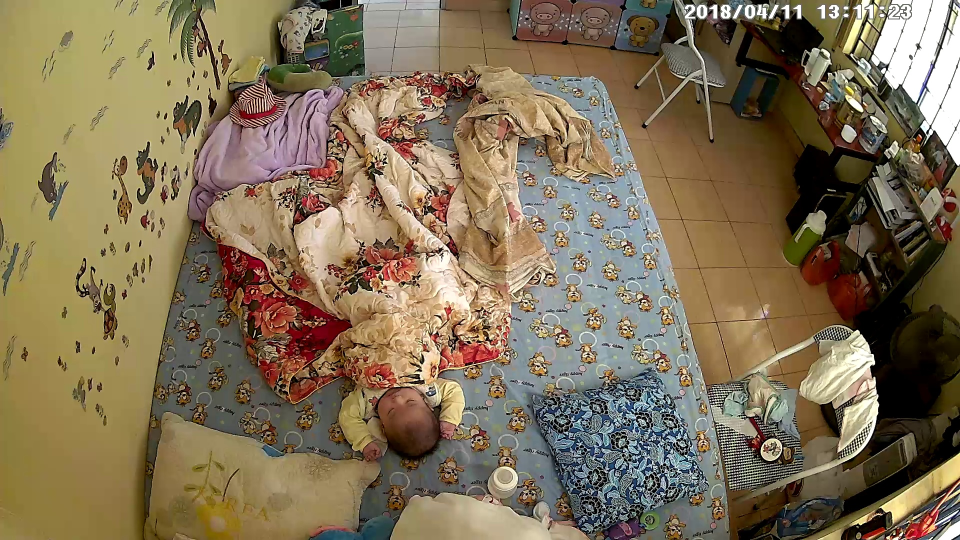
#> input picture data/train/baby_0.jpg, 1920 x 1080 px, found by its file name (shown at 1/2 size)
$ jupyter execute preprocessing.ipynb   (shell and % lines are left out)
#> lines starting #> are read from the running program, lines starting #| are printed output that depends on the picture
[cell 1]
import numpy as np
import cv2
import time
import os
import glob
import matplotlib.pyplot as plt

[cell 2]
def show(img):
    #plt.imshow(img)
    #plt.show()
    cv2.imshow('Image', img)
    cv2.waitKey(0)
    cv2.destroyAllWindows()

[cell 3]
def convertToRGB(img):
    return cv2.cvtColor(img, cv2.COLOR_BGR2RGB)

[cell 4]
img = cv2.imread('data/raw/baby_0.jpg')
#> img is the input picture: shape (1080, 1920, 3); mean B, G, R 86.5, 113.1, 128.8

[cell 5]
plt.imshow(convertToRGB(img))
plt.show()

- [Basic image resizing with openCV](https://www.pyimagesearch.com/2014/01/20/basic-image-manipulations-in-python-and-opencv-resizing-scaling-rotating-and-cropping/)

[cell 6]
img_gray = cv2.cvtColor(img, cv2.COLOR_BGR2GRAY)
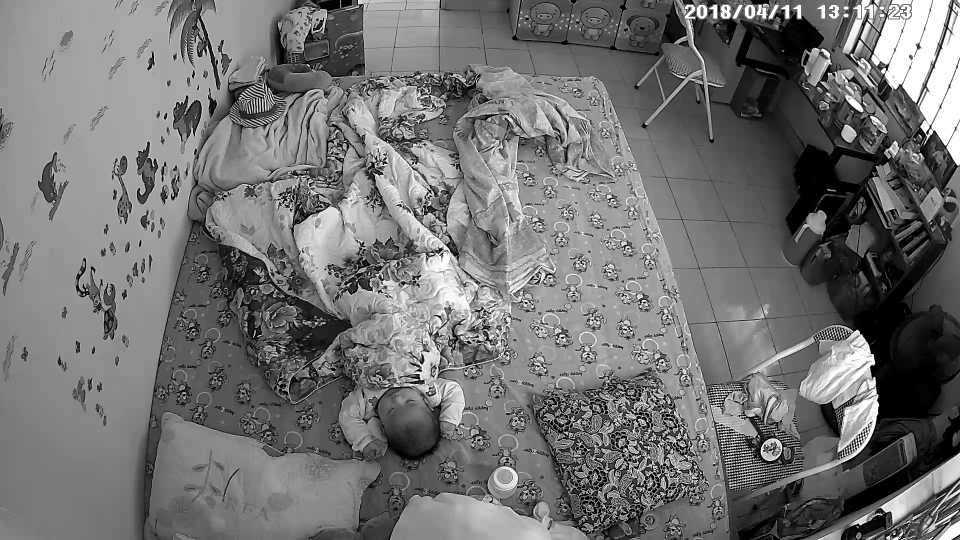
#> img_gray: shape (1080, 1920) (shown at 1/2 size); min 0, max 255, mean 114.8

[cell 7]
plt.imshow(img_gray, cmap='gray')

#### resizing

[cell 8]
def resizing(img, height):
#> called with height = 100
    r = height / img.shape[1]
#> r = 0.0521
    dim = (height, int(img.shape[0] * r))
#> dim = (100, 56)

    img_resized = cv2.resize(img, dim, interpolation=cv2.INTER_AREA)
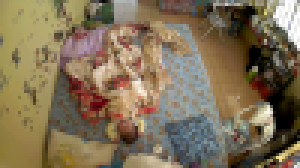
#> img_resized: shape (56, 100, 3) (shown 3 times larger); mean B, G, R 86.5, 113.1, 128.8
    return img_resized

[cell 9]
img_resized = resizing(img, 100)
show(img_resized)

### Downsample with subtraction technique

[cell 10]
def down_sample_by_subtraction(folder):
    dir_train = folder + '*.jpg'
    dir_out="data/class/"
    thresh_level = 15

    img_files = glob.glob(dir_train)
    number_files = len(img_files)
    movement_graph = [0]*number_files

    print('Total number frame:', number_files)

    is_first_frame = True
    for i, file in enumerate(img_files):
        thisFrame = cv2.imread(file)
        thisFrame_gr = cv2.cvtColor(thisFrame, cv2.COLOR_BGR2GRAY)
        thisFrame_gr_blur = cv2.GaussianBlur(thisFrame_gr, (21, 21), 0)

        # if thisFrame is the first frame, then go to next loop
        if is_first_frame:
            prevFrame_gr_blur = thisFrame_gr_blur
            is_first_frame = False
            continue

        # compute diff prev & current frame, max 0
        frameDelta = cv2.subtract(prevFrame_gr_blur, thisFrame_gr_blur)
        frameDelta2 = cv2.subtract(thisFrame_gr_blur, prevFrame_gr_blur)
        frameDelta = cv2.max(frameDelta2, frameDelta)

        # set threshold
        thresh = cv2.threshold(frameDelta, thresh_level, 255, cv2.THRESH_BINARY)[1]

        # dilate the thresholded image to fill in holes
        thresh = cv2.dilate(thresh, None, iterations=2)

        # turn into scalar
        thresh_ones = np.zeros(thresh.shape)
        thresh_ones[thresh == 255] = 1
        movement_graph[i]= np.sum(thresh_ones)

        # write images to class directory
        if movement_graph[i] > 10000 and movement_graph[i] < 200000:
            print('Saving frame:', i)
            cv2.imwrite(dir_out + str(i) + '.jpg', thisFrame)

        # print loop status
        print('Processing frame: ' + str(i)+ '/'+ str(number_files))

        # setting for the next loop
        prevFrame_gr_blur = thisFrame_gr_blur

    #print(movement_graph)
    plt.plot(movement_graph)

[cell 11]
down_sample_by_subtraction('data/raw/')
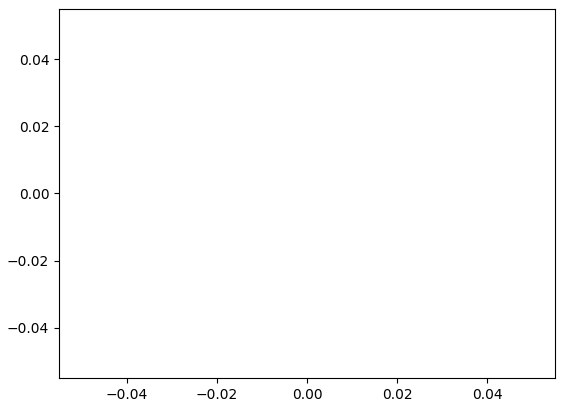
#> figure drawn by matplotlib, 1 panel

### Manual assign data into classes
- Assigning images into 4 class in "train" folder:
    - awake (key 1)
    - sleep (key 2)
    - like-awake(key 3)
    - flip (key 4)

[cell 12]
classes = ['awake', 'sleep', 'like-awake', 'flip']

[cell 13]
for cl in classes:
    try:
        if not os.path.exists('data/train/' + cl):
            os.makedirs('data/train/' + cl)
    except OSError:
        print('Error while creating directory of data/train')

[cell 14]
def manual_assign_classes(img_dir, dir_out):
#> called with img_dir = 'data/class/', dir_out = 'data/train/'
    img_files = glob.glob(img_dir + '*.jpg')
    number_files = len(img_files)
    print('Total number frame:', number_files)

    img_idx = 0
    while True:
        if img_idx == number_files:
            cv2.destroyAllWindows()
            break

        file = img_files[img_idx]
        img = cv2.imread(file)
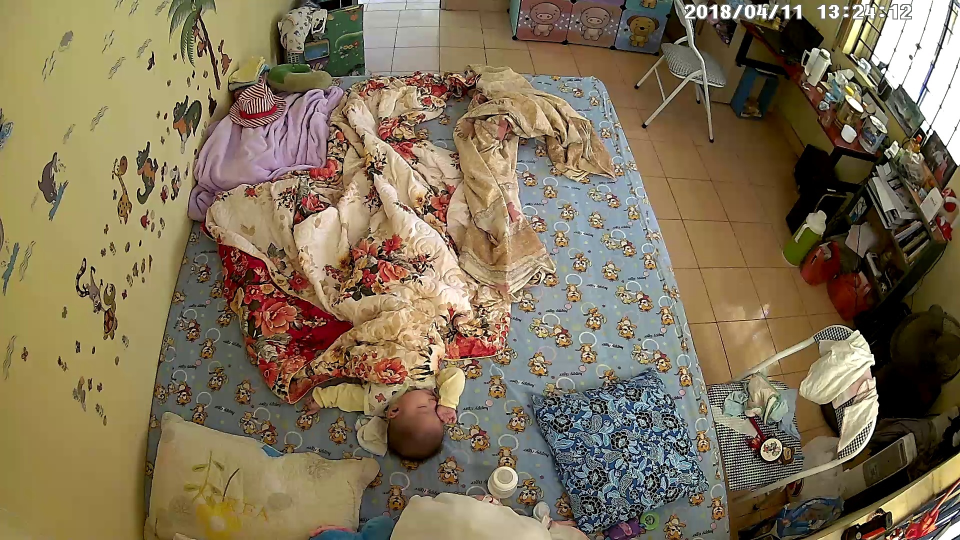
#> input picture data/class/103.jpg, 1920 x 1080 px (shown at 1/2 size)
#> img is the input picture: shape (1080, 1920, 3); mean B, G, R 88.2, 113.9, 128.4
        cv2.imshow('img', img)
        k = cv2.waitKey(33)
#> (key Esc is pressed here)
        if k == 27:
            cv2.destroyAllWindows()
            break
        elif k == -1:
            continue
        else:
            cl = k - 49
            if cl < 0 or cl > 3:
                continue

            print('Frame', img_idx, 'is assigned into class:', classes[cl])
            cv2.imwrite(dir_out + classes[cl] + '/' + str(img_idx) + '.jpg', img)
            img_idx += 1
